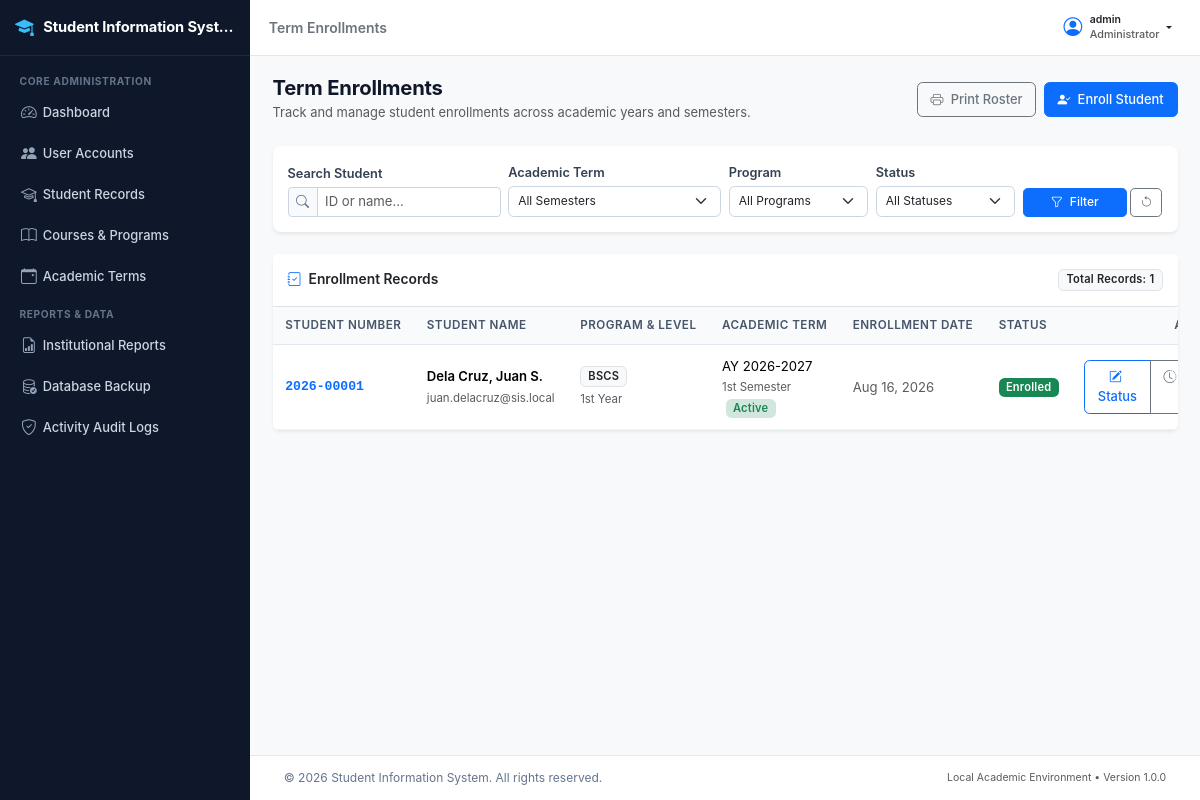
The page /registrar/enrollment/index.php (signed in) on the database its author committed.
### tables this page shows
CREATE TABLE `enrollments` (
  `enrollment_id` int(11) NOT NULL AUTO_INCREMENT,
  `student_id` int(11) NOT NULL,
  `semester_id` int(11) NOT NULL,
  `program_id` int(11) NOT NULL,
  `year_level` enum('1st Year','2nd Year','3rd Year','4th Year','5th Year') NOT NULL,
  `enrollment_date` date NOT NULL,
  `enrollment_status` enum('Pending','Enrolled','Dropped','Completed') NOT NULL DEFAULT 'Enrolled',
  `remarks` text DEFAULT NULL,
  `created_by` int(11) NOT NULL,
  `created_at` datetime NOT NULL DEFAULT current_timestamp(),
  `updated_at` datetime NOT NULL DEFAULT current_timestamp() ON UPDATE current_timestamp(),
  PRIMARY KEY (`enrollment_id`),
  UNIQUE KEY `uq_student_semester` (`student_id`,`semester_id`),
  KEY `idx_enrollments_semester` (`semester_id`),
  KEY `idx_enrollments_status` (`enrollment_status`),
  KEY `idx_enrollments_program` (`program_id`),
  KEY `fk_enrollments_creator` (`created_by`),
  CONSTRAINT `fk_enrollments_creator` FOREIGN KEY (`created_by`) REFERENCES `users` (`user_id`) ON UPDATE CASCADE,
  CONSTRAINT `fk_enrollments_program` FOREIGN KEY (`program_id`) REFERENCES `programs` (`program_id`) ON UPDATE CASCADE,
  CONSTRAINT `fk_enrollments_semester` FOREIGN KEY (`semester_id`) REFERENCES `semesters` (`semester_id`) ON UPDATE CASCADE,
  CONSTRAINT `fk_enrollments_student` FOREIGN KEY (`student_id`) REFERENCES `students` (`student_id`) ON UPDATE CASCADE
);

CREATE TABLE `students` (
  `student_id` int(11) NOT NULL AUTO_INCREMENT,
  `student_number` varchar(20) NOT NULL,
  `user_id` int(11) DEFAULT NULL,
  `first_name` varchar(50) NOT NULL,
  `middle_name` varchar(50) DEFAULT NULL,
  `last_name` varchar(50) NOT NULL,
  `date_of_birth` date NOT NULL,
  `gender` enum('Male','Female','Other') NOT NULL,
  `civil_status` enum('Single','Married','Widowed','Separated') NOT NULL DEFAULT 'Single',
  `email` varchar(100) NOT NULL,
  `contact_number` varchar(25) NOT NULL,
  `home_address` text NOT NULL,
  `emergency_contact_name` varchar(100) NOT NULL,
  `emergency_contact_number` varchar(25) NOT NULL,
  `program_id` int(11) NOT NULL,
  `current_status` enum('Active','Inactive','Graduated','Withdrawn') NOT NULL DEFAULT 'Active',
  `created_at` datetime NOT NULL DEFAULT current_timestamp(),
  `updated_at` datetime NOT NULL DEFAULT current_timestamp() ON UPDATE current_timestamp(),
  PRIMARY KEY (`student_id`),
  UNIQUE KEY `student_number` (`student_number`),
  UNIQUE KEY `email` (`email`),
  UNIQUE KEY `user_id` (`user_id`),
  KEY `idx_students_program` (`program_id`),
  KEY `idx_students_status` (`current_status`),
  KEY `idx_students_names` (`last_name`,`first_name`),
  CONSTRAINT `fk_students_program` FOREIGN KEY (`program_id`) REFERENCES `programs` (`program_id`) ON UPDATE CASCADE,
  CONSTRAINT `fk_students_user` FOREIGN KEY (`user_id`) REFERENCES `users` (`user_id`) ON DELETE SET NULL ON UPDATE CASCADE
);

CREATE TABLE `programs` (
  `program_id` int(11) NOT NULL AUTO_INCREMENT,
  `program_code` varchar(20) NOT NULL,
  `program_name` varchar(150) NOT NULL,
  `department` varchar(100) NOT NULL,
  `status` enum('Active','Inactive') NOT NULL DEFAULT 'Active',
  `created_at` datetime NOT NULL DEFAULT current_timestamp(),
  `updated_at` datetime NOT NULL DEFAULT current_timestamp() ON UPDATE current_timestamp(),
  PRIMARY KEY (`program_id`),
  UNIQUE KEY `program_code` (`program_code`),
  KEY `idx_programs_status` (`status`)
);

CREATE TABLE `academic_years` (
  `ay_id` int(11) NOT NULL AUTO_INCREMENT,
  `year_code` varchar(20) NOT NULL,
  `start_year` int(11) NOT NULL,
  `end_year` int(11) NOT NULL,
  `is_current` tinyint(1) NOT NULL DEFAULT 0,
  `created_at` datetime NOT NULL DEFAULT current_timestamp(),
  PRIMARY KEY (`ay_id`),
  UNIQUE KEY `year_code` (`year_code`),
  KEY `idx_ay_current` (`is_current`)
);

CREATE TABLE `semesters` (
  `semester_id` int(11) NOT NULL AUTO_INCREMENT,
  `ay_id` int(11) NOT NULL,
  `semester_term` enum('1st Semester','2nd Semester','Summer') NOT NULL,
  `is_active` tinyint(1) NOT NULL DEFAULT 0,
  `start_date` date NOT NULL,
  `end_date` date NOT NULL,
  `created_at` datetime NOT NULL DEFAULT current_timestamp(),
  PRIMARY KEY (`semester_id`),
  UNIQUE KEY `uq_ay_term` (`ay_id`,`semester_term`),
  KEY `idx_semesters_active` (`is_active`),
  CONSTRAINT `fk_semesters_ay` FOREIGN KEY (`ay_id`) REFERENCES `academic_years` (`ay_id`) ON UPDATE CASCADE
);

### includes/functions.php (called while the page is built, shortened)
<?php
function escape($data) {
    return htmlspecialchars((string)$data, ENT_QUOTES, 'UTF-8');
}
function sanitize($data) {
    return trim((string)$data);
}
function format_date($date, $format = 'M d, Y') {
    $timestamp = strtotime($date);
    return $timestamp ? date($format, $timestamp) : 'N/A';
}

### registrar/enrollment/index.php (the view, shortened to what this page needs)
<?php
require_once __DIR__ . '/../../includes/functions.php';
$conn = db_connect();
$search = sanitize($_GET['q'] ?? '');
$page = max(1, (int)($_GET['page'] ?? 1));
$limit = 15;
$offset = ($page - 1) * $limit;
$where = ["1=1"];
$types = "";
$params = [];
$where_sql = implode(" AND ", $where);
$count_sql = "SELECT COUNT(*) as total
              FROM enrollments e
              INNER JOIN students s ON e.student_id = s.student_id
              INNER JOIN semesters sem ON e.semester_id = sem.semester_id
              INNER JOIN academic_years ay ON sem.ay_id = ay.ay_id
              INNER JOIN programs p ON e.program_id = p.program_id
              WHERE " . $where_sql;
$count_stmt = mysqli_prepare($conn, $count_sql);
mysqli_stmt_execute($count_stmt);
$count_res = mysqli_stmt_get_result($count_stmt);
$total_rows = mysqli_fetch_assoc($count_res)['total'] ?? 0;
$sql = "SELECT e.enrollment_id, e.year_level, e.enrollment_date, e.enrollment_status, e.remarks, e.created_at,
               s.student_id, s.student_number, s.first_name, s.middle_name, s.last_name, s.email,
               p.program_code, p.program_name,
               sem.semester_term, sem.is_active as is_term_active,
               ay.year_code,
               u.username as creator_name
        FROM enrollments e
        INNER JOIN students s ON e.student_id = s.student_id
        INNER JOIN semesters sem ON e.semester_id = sem.semester_id
        INNER JOIN academic_years ay ON sem.ay_id = ay.ay_id
        INNER JOIN programs p ON e.program_id = p.program_id
        LEFT JOIN users u ON e.created_by = u.user_id
        WHERE " . $where_sql . "
        ORDER BY e.created_at DESC
        LIMIT ? OFFSET ?";
$select_stmt = mysqli_prepare($conn, $sql);
$data_types = $types . "ii";
$data_params = array_merge($params, [$limit, $offset]);
mysqli_stmt_bind_param($select_stmt, $data_types, ...$data_params);
mysqli_stmt_execute($select_stmt);
$result = mysqli_stmt_get_result($select_stmt);
require_once __DIR__ . '/../../includes/header.php';
?>
<div class="app-wrapper">
    <?php require_once __DIR__ . '/../../includes/sidebar.php'; ?>
    <div class="app-main">
        <?php require_once __DIR__ . '/../../includes/navbar.php'; ?>
        <main class="content-body">
            <div class="container-fluid px-0">
                <div class="d-flex flex-column flex-md-row justify-content-between align-items-md-center mb-4 gap-2">
                    <div>
                        <h1 class="h3 mb-1 fw-bold">Term Enrollments</h1>
                        <p class="text-muted small mb-0">Track and manage student enrollments across academic years and semesters.</p>
                    </div>
                    <div class="d-flex gap-2">
                        <a href="<?php echo APP_URL; ?>/registrar/reports/enrollment-list.php<?php echo !empty($_SERVER['QUERY_STRING']) ? '?' . escape($_SERVER['QUERY_STRING']) : ''; ?>"
                           class="btn btn-outline-secondary">
                            <i class="bi bi-printer me-1"></i> Print Roster
                        </a>
                        <a href="enroll.php" class="btn btn-primary">
                            <i class="bi bi-person-check-fill me-1"></i> Enroll Student
                        </a>
                    </div>
                </div>
                <div class="card border-0 shadow-sm mb-4">
                    <div class="card-body p-3">
                        <form method="GET" action="" class="row g-2 align-items-end">
                            <div class="col-md-3">
                                <label class="form-label small fw-semibold mb-1">Search Student</label>
                                <div class="input-group input-group-sm">
                                    <span class="input-group-text"><i class="bi bi-search"></i></span>
                                    <input type="text" name="q" class="form-control" placeholder="ID or name..." value="<?php echo escape($search); ?>">
                                </div>
                            </div>
                            <div class="col-md-3">
                                <label class="form-label small fw-semibold mb-1">Academic Term</label>
                                <select name="semester_id" class="form-select form-select-sm">
                                    <option value="">All Semesters</option>
                                </select>
                            </div>
                            <div class="col-md-2">
                                <label class="form-label small fw-semibold mb-1">Program</label>
                                <select name="program_id" class="form-select form-select-sm">
                                    <option value="">All Programs</option>
                                </select>
                            </div>
                            <div class="col-md-2">
                                <label class="form-label small fw-semibold mb-1">Status</label>
                                <select name="status" class="form-select form-select-sm">
                                    <option value="">All Statuses</option>
                                </select>
                            </div>
                            <div class="col-md-2 d-flex gap-1">
                                <button type="submit" class="btn btn-sm btn-primary w-100">
                                    <i class="bi bi-funnel me-1"></i> Filter
                                </button>
                                <a href="index.php" class="btn btn-sm btn-outline-secondary" title="Reset Filters">
                                    <i class="bi bi-arrow-counterclockwise"></i>
                                </a>
                            </div>
                        </form>
                    </div>
                </div>
                <div class="card border-0 shadow-sm">
                    <div class="card-header bg-white py-3 border-bottom d-flex justify-content-between align-items-center">
                        <h6 class="card-title mb-0 fw-semibold">
                            <i class="bi bi-journal-check me-1 text-primary"></i> Enrollment Records
                        </h6>
                        <span class="badge bg-light text-dark border">
                            Total Records: <?php echo number_format($total_rows); ?>
                        </span>
                    </div>
                    <div class="table-responsive">
                        <table class="table table-hover align-middle mb-0">
                            <thead class="table-light">
                                <tr>
                                    <th>Student Number</th>
                                    <th>Student Name</th>
                                    <th>Program & Level</th>
                                    <th>Academic Term</th>
                                    <th>Enrollment Date</th>
                                    <th>Status</th>
                                    <th class="text-end">Actions</th>
                                </tr>
                            </thead>
                            <tbody>
                                <?php if ($result && mysqli_num_rows($result) > 0): ?>
                                    <?php while ($row = mysqli_fetch_assoc($result)): ?>
                                        <tr>
                                            <td class="fw-bold font-monospace">
                                                <a href="<?php echo APP_URL; ?>/registrar/students/view.php?id=<?php echo (int)$row['student_id']; ?>" class="text-decoration-none">
                                                    <?php echo escape($row['student_number']); ?>
                                                </a>
                                            </td>
                                            <td>
                                                <div class="fw-semibold">
                                                    <?php echo escape($row['last_name'] . ', ' . $row['first_name'] . ($row['middle_name'] ? ' ' . substr($row['middle_name'], 0, 1) . '.' : '')); ?>
                                                </div>
                                                <span class="small text-muted"><?php echo escape($row['email']); ?></span>
                                            </td>
                                            <td>
                                                <span class="badge bg-light text-dark border"><?php echo escape($row['program_code']); ?></span>
                                                <span class="small text-muted d-block mt-1"><?php echo escape($row['year_level']); ?></span>
                                            </td>
                                            <td>
                                                <div>AY <?php echo escape($row['year_code']); ?></div>
                                                <span class="small text-muted"><?php echo escape($row['semester_term']); ?></span>
                                                <?php if ($row['is_term_active']): ?>
                                                    <span class="badge bg-success-subtle text-success ms-1 small">Active</span>
                                                <?php endif; ?>
                                            </td>
                                            <td class="small text-muted">
                                                <?php echo format_date($row['enrollment_date']); ?>
                                            </td>
                                            <td>
                                                <?php
                                                $badge_class = 'bg-secondary';
                                                switch ($row['enrollment_status']) {
                                                    case 'Enrolled':
                                                        $badge_class = 'bg-success';
                                                        break;
                                                }
                                                ?>
                                                <span class="badge <?php echo $badge_class; ?>">
                                                    <?php echo escape($row['enrollment_status']); ?>
                                                </span>
                                            </td>
                                            <td class="text-end">
                                                <div class="btn-group btn-group-sm">
                                                    <a href="edit-status.php?id=<?php echo (int)$row['enrollment_id']; ?>"
                                                       class="btn btn-outline-primary"
                                                       title="Update Enrollment Status">
                                                        <i class="bi bi-pencil-square me-1"></i> Status
                                                    </a>
                                                    <a href="history.php?student_id=<?php echo (int)$row['student_id']; ?>"
                                                       class="btn btn-outline-secondary"
                                                       title="View Full Enrollment History">
                                                        <i class="bi bi-clock-history"></i>
                                                    </a>
                                                </div>
                                            </td>
                                        </tr>
                                    <?php endwhile; ?>
                                <?php endif; ?>
                            </tbody>
                        </table>
                    </div>
                </div>
            </div>
        </main>
        <?php require_once __DIR__ . '/../../includes/footer.php'; ?>

### rows shown on the page
enrollments: student.student_number "2026-00001", student.middle_name "Dela Cruz, Juan S.", student.email "juan.delacruz@sis.local", program.program_code "BSCS", year_level "1st Year", academic_years.year_code "2026-2027", semester.semester_term "1st Semester", enrollment_date "Aug 16, 2026", enrollment_status "Enrolled"

### other values the page prints
APP_NAME "Student Information Syst…"
$page_title "Term Enrollments"
$auth_user['username'] "admin"
$auth_user['role_name'] "Administrator"
$total_rows "1"
APP_NAME "Student Information System"
APP_VERSION "1.0.0"
